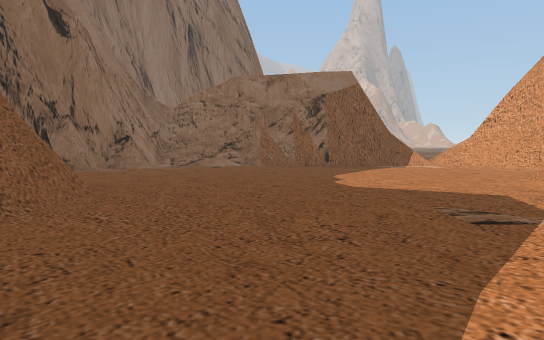
[1] (above)

16 first-person views from a walk through a 3-D level made in the Unity game engine. The camera is 1.3 m above the floor, tilts 4° down and sees 70° across. The floor is counted in squares, 2 m on a side. Each view is taken from the middle of a square. On the plan, view 1 faces up. The plan holds only what a view shows up to about 11 squares ahead; the rest is blank. The place goes on beyond the plan. The player is left out.

[2]
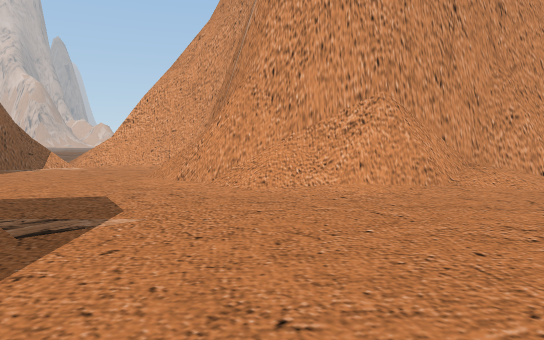

[3]
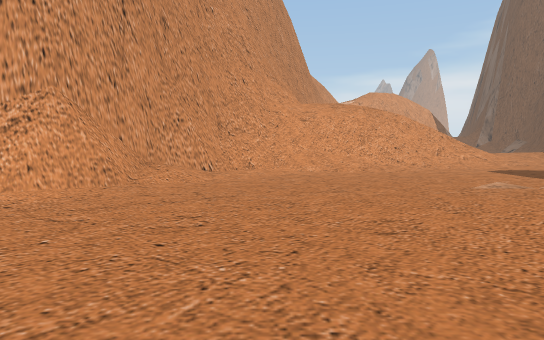

[4]
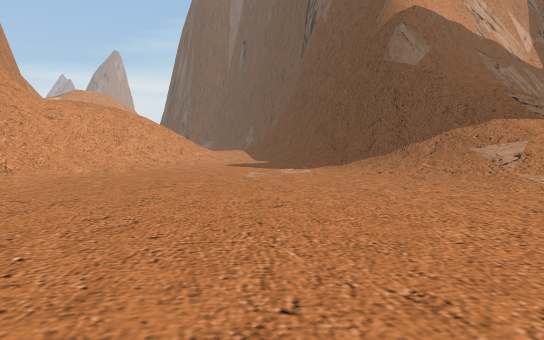

[5]
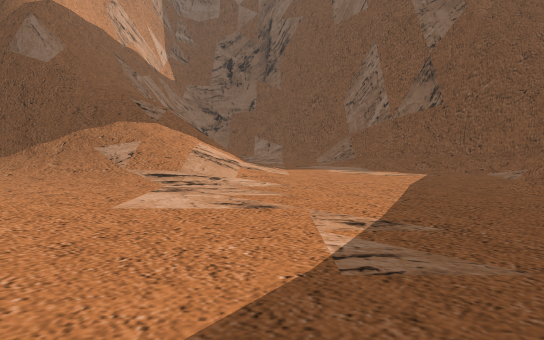

[6]
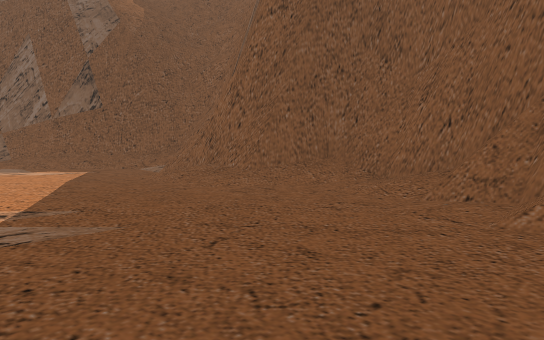

[7]
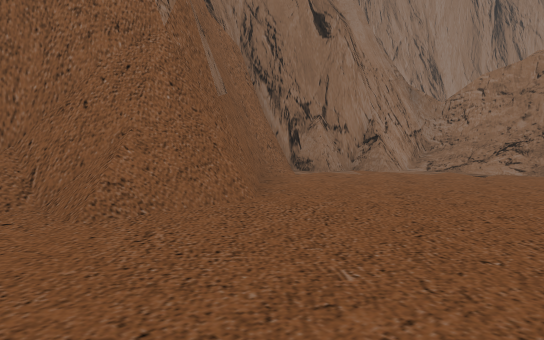

[8]
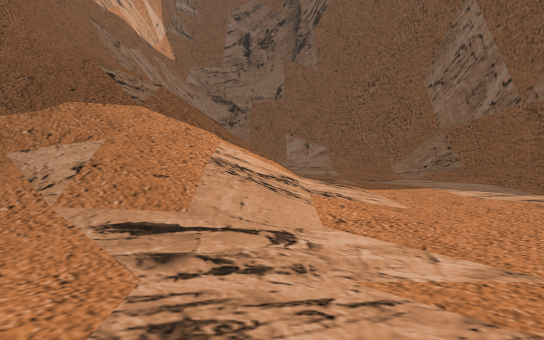

[9]
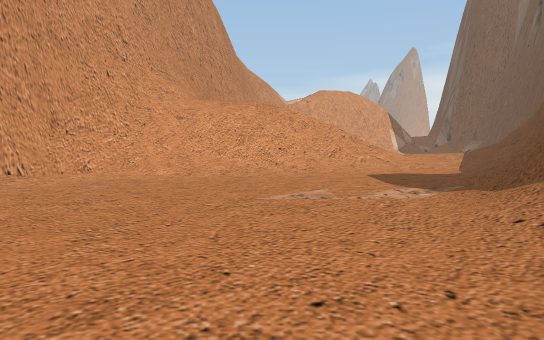

[10]
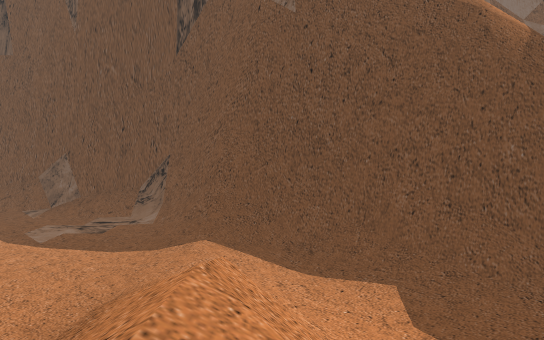

[11]
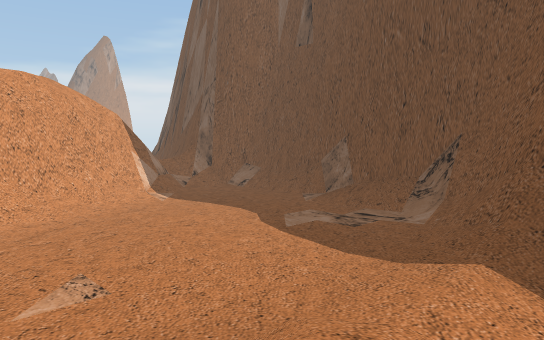

[12]
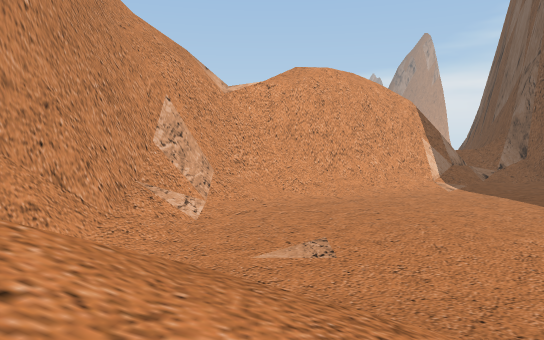

[13]
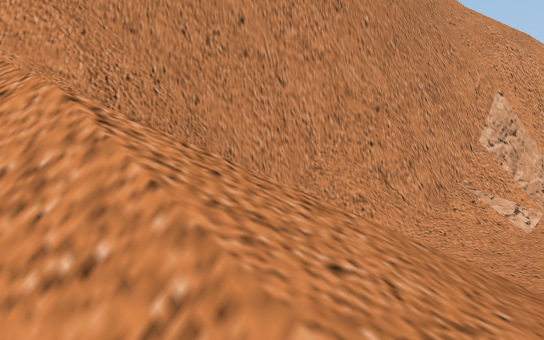

[14]
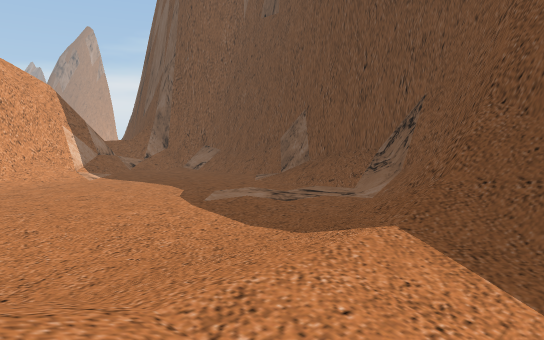

[15]
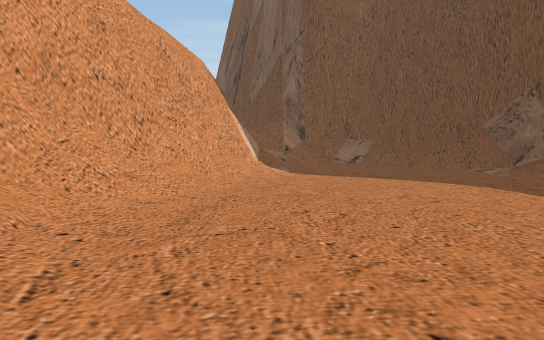

[16]
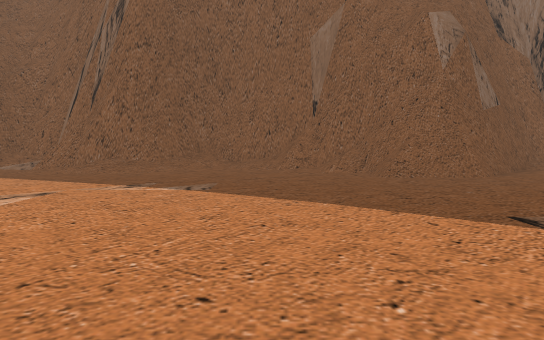

### Floor plan
Key: @ floor where view 1 was taken; # wall or solid block; . floor; / step, stairs or slope; = window, fence, low wall or low ledge.
Columns run from 6 left of view 1 to 23 right of it. Each row starts with its distance up from view 1.
 12   #####  #=/
 11   #///####/=##
 10  ##......../##
  9 ##........../#
  8 #/..........
  7 ##/........=#
  6  ##/.......##
  5   ##.......##
  4  ##/.......##
  3  ##/........##
  2 ##/..........###
  1 #/............/####
  0 #/....@......../=####
 -1 ##/.............////###
 -2  #/............./=// /#### #
 -3  #/.............////  ///#####
 -4 ##/....///.......///  ...//##=
 -5 #/....///////..../////....//#
 -6 ##/.../////##//...///....../##
 -7  ##/../////=###//.///.......##
 -8   ##/.//////####/////......./#
 -9    ##//   /## ####////....../#
-10    ##/.   /##    ##///......./
-11     ##//  ##      ###/......./
-12      ##// #         #//.......
-13       ####          ##////....
-14                      ######///

Positions as (right, up) in squares from view 1, and headings:
1: (0, 0), facing up
2: (1, 0), facing up-right
3: (1, 0), facing right
4: (1, 2), facing down-right
5: (0, 2), facing down
6: (0, 3), facing down-left
7: (1, 2), facing up-left
8: (1, -2), facing down
9: (2, -3), facing right
10: (12, -1), facing down
11: (12, -4), facing down-right
12: (12, -5), facing right
13: (12, -5), facing up-right
14: (12, -6), facing down-right
15: (17, -4), facing down-right
16: (5, 1), facing left
